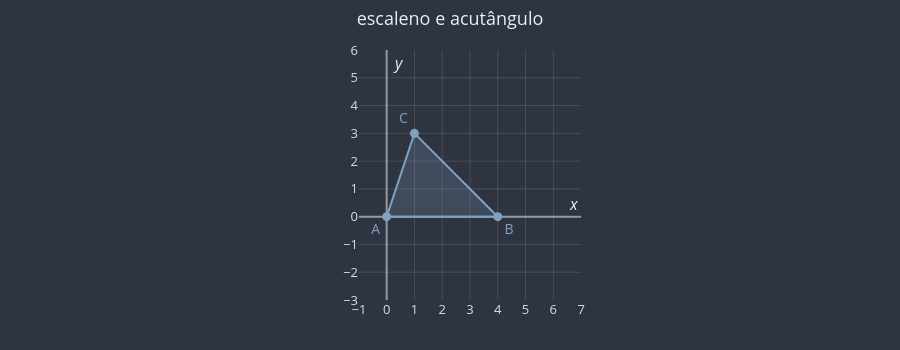
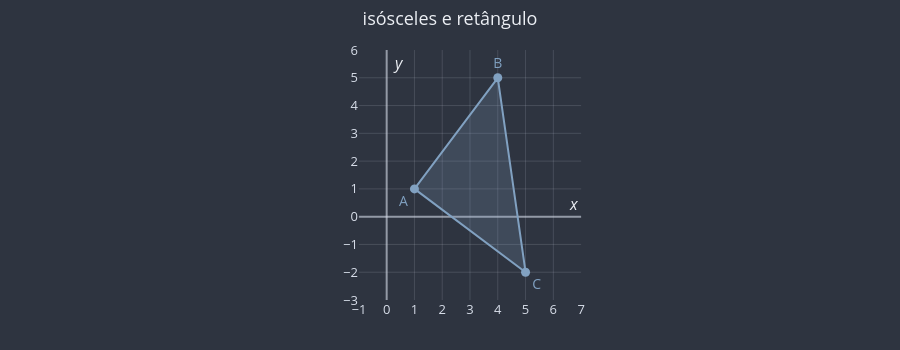
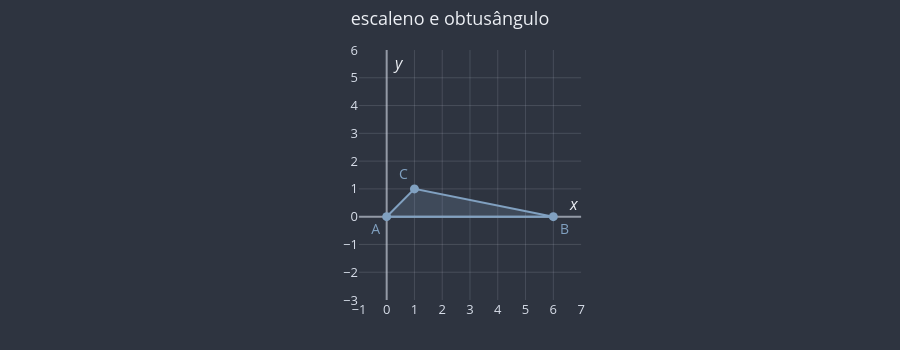

The cell these charts' notebook holds for them, in order:
### Markdown cell above
## 2. O que dá para fazer com a distância

### 2.1 Classificar um triângulo sem olhar para ele

No módulo 04 você aprendeu a classificar triângulos (📎 [`0404a_triangulos_conceito_elementos_e_classificacao.ipynb`](../04_geometria_plana/0404a_triangulos_conceito_elementos_e_classificacao.ipynb) e [`0416a_triangulos_retangulos.ipynb`](../04_geometria_plana/0416a_triangulos_retangulos.ipynb)):
- **pelos lados:** equilátero, isósceles ou escaleno;
- **pelos ângulos**, usando a recíproca de Pitágoras: chamando de $a$ o **maior** lado,
  - $a^2 = b^2 + c^2$ → retângulo;
  - $a^2 < b^2 + c^2$ → acutângulo;
  - $a^2 > b^2 + c^2$ → obtusângulo.

A novidade: com a fórmula da distância, basta conhecer as **coordenadas dos vértices**. O computador classifica o triângulo sem "ver" o desenho.

> 💡 **Dica.** Para comparar lados e aplicar a recíproca de Pitágoras, você nem precisa tirar a raiz: trabalhe direto com os **quadrados** das distâncias. Além de dar menos trabalho, isso evita erros de arredondamento.

### Code cell
def distancia_ao_quadrado(A: Ponto, B: Ponto) -> float:
    """O quadrado da distância entre A e B (a conta da distância, sem a raiz)."""
    xA, yA = A
    xB, yB = B
    return (xB - xA)**2 + (yB - yA)**2


def classificar_triangulo(A: Ponto, B: Ponto, C: Ponto) -> str:
    """Classifica o triângulo ABC pelos lados e pelos ângulos, só com as coordenadas.

    Atenção: a função supõe que A, B e C não estão alinhados. Detectar pontos
    alinhados com uma conta é assunto do notebook 02.
    """
    # Os quadrados dos três lados, do menor para o maior
    q1, q2, q3 = sorted([
        distancia_ao_quadrado(A, B),
        distancia_ao_quadrado(B, C),
        distancia_ao_quadrado(C, A),
    ])

    # Pelos lados: lados iguais têm quadrados iguais
    if math.isclose(q1, q3):
        lados = "equilátero"
    elif math.isclose(q1, q2) or math.isclose(q2, q3):
        lados = "isósceles"
    else:
        lados = "escaleno"

    # Pelos ângulos: recíproca de Pitágoras com o maior lado (q3 é o quadrado dele)
    if math.isclose(q3, q1 + q2):
        angulos = "retângulo"
    elif q3 < q1 + q2:
        angulos = "acutângulo"
    else:
        angulos = "obtusângulo"

    return f"{lados} e {angulos}"


TRIANGULOS = [
    ((0, 0), (4, 0), (1, 3)),
    ((1, 1), (4, 5), (5, -2)),
    ((0, 0), (6, 0), (1, 1)),
]

for A, B, C in TRIANGULOS:
    quadrados = sorted([distancia_ao_quadrado(A, B), distancia_ao_quadrado(B, C),
                        distancia_ao_quadrado(C, A)])
    classificacao = classificar_triangulo(A, B, C)
    print(f"A = {A}, B = {B}, C = {C}: quadrados dos lados {quadrados} → {classificacao}")

    fig = uga.criar_plano_cartesiano(
        titulo=classificacao, x_min=-1, x_max=7, y_min=-3, y_max=6, altura=350
    )
    fig = uga.desenhar_poligono(fig, [A, B, C], rotulos=["A", "B", "C"])
    uga.mostrar(fig)

### Figure 1 — Plotly figure (JSON) as saved in the notebook; plotly's stock layout.template omitted (floating-point values rounded to 4 significant figures)
{"data": [{"fill": "toself", "fillcolor": "rgba(129, 161, 193, 0.2)", "hoverinfo": "skip", "line": {"color": "#81A1C1", "width": 2}, "mode": "lines", "showlegend": false, "type": "scatter", "x": [0, 4, 1, 0], "y": [0, 0, 3, 0]}, {"cliponaxis": false, "hovertemplate": "A(0, 0)<extra></extra>", "marker": {"color": "#81A1C1", "size": 9}, "mode": "markers+text", "showlegend": false, "text": ["A"], "textfont": {"color": "#81A1C1", "size": 14}, "textposition": "bottom left", "type": "scatter", "x": [0], "y": [0]}, {"cliponaxis": false, "hovertemplate": "B(4, 0)<extra></extra>", "marker": {"color": "#81A1C1", "size": 9}, "mode": "markers+text", "showlegend": false, "text": ["B"], "textfont": {"color": "#81A1C1", "size": 14}, "textposition": "bottom right", "type": "scatter", "x": [4], "y": [0]}, {"cliponaxis": false, "hovertemplate": "C(1, 3)<extra></extra>", "marker": {"color": "#81A1C1", "size": 9}, "mode": "markers+text", "showlegend": false, "text": ["C"], "textfont": {"color": "#81A1C1", "size": 14}, "textposition": "top left", "type": "scatter", "x": [1], "y": [3]}], "layout": {"annotations": [{"font": {"color": "#ECEFF4", "size": 16}, "showarrow": false, "text": "<i>x</i>", "x": 7, "xanchor": "right", "y": 0, "yanchor": "bottom"}, {"font": {"color": "#ECEFF4", "size": 16}, "showarrow": false, "text": "<i>y</i>", "x": 0, "xanchor": "left", "xshift": 4, "y": 6, "yanchor": "top"}], "font": {"color": "#ECEFF4", "size": 13}, "height": 350, "hoverlabel": {"bgcolor": "#3B4252", "font": {"color": "#ECEFF4"}}, "hovermode": "closest", "margin": {"b": 50, "l": 60, "r": 20, "t": 50}, "paper_bgcolor": "#2E3440", "plot_bgcolor": "#2E3440", "showlegend": false, "title": {"text": "escaleno e acutângulo", "x": 0.5}, "xaxis": {"color": "#D8DEE9", "constrain": "domain", "dtick": 1, "gridcolor": "rgba(216, 222, 233, 0.15)", "range": [-1, 7], "showgrid": true, "zeroline": true, "zerolinecolor": "rgba(216, 222, 233, 0.6)", "zerolinewidth": 2}, "yaxis": {"color": "#D8DEE9", "constrain": "domain", "dtick": 1, "gridcolor": "rgba(216, 222, 233, 0.15)", "range": [-3, 6], "scaleanchor": "x", "scaleratio": 1, "showgrid": true, "zeroline": true, "zerolinecolor": "rgba(216, 222, 233, 0.6)", "zerolinewidth": 2}}}

### Figure 2 — Plotly figure (JSON) as saved in the notebook; plotly's stock layout.template omitted (floating-point values rounded to 4 significant figures)
{"data": [{"fill": "toself", "fillcolor": "rgba(129, 161, 193, 0.2)", "hoverinfo": "skip", "line": {"color": "#81A1C1", "width": 2}, "mode": "lines", "showlegend": false, "type": "scatter", "x": [1, 4, 5, 1], "y": [1, 5, -2, 1]}, {"cliponaxis": false, "hovertemplate": "A(1, 1)<extra></extra>", "marker": {"color": "#81A1C1", "size": 9}, "mode": "markers+text", "showlegend": false, "text": ["A"], "textfont": {"color": "#81A1C1", "size": 14}, "textposition": "bottom left", "type": "scatter", "x": [1], "y": [1]}, {"cliponaxis": false, "hovertemplate": "B(4, 5)<extra></extra>", "marker": {"color": "#81A1C1", "size": 9}, "mode": "markers+text", "showlegend": false, "text": ["B"], "textfont": {"color": "#81A1C1", "size": 14}, "textposition": "top center", "type": "scatter", "x": [4], "y": [5]}, {"cliponaxis": false, "hovertemplate": "C(5, -2)<extra></extra>", "marker": {"color": "#81A1C1", "size": 9}, "mode": "markers+text", "showlegend": false, "text": ["C"], "textfont": {"color": "#81A1C1", "size": 14}, "textposition": "bottom right", "type": "scatter", "x": [5], "y": [-2]}], "layout": {"annotations": [{"font": {"color": "#ECEFF4", "size": 16}, "showarrow": false, "text": "<i>x</i>", "x": 7, "xanchor": "right", "y": 0, "yanchor": "bottom"}, {"font": {"color": "#ECEFF4", "size": 16}, "showarrow": false, "text": "<i>y</i>", "x": 0, "xanchor": "left", "xshift": 4, "y": 6, "yanchor": "top"}], "font": {"color": "#ECEFF4", "size": 13}, "height": 350, "hoverlabel": {"bgcolor": "#3B4252", "font": {"color": "#ECEFF4"}}, "hovermode": "closest", "margin": {"b": 50, "l": 60, "r": 20, "t": 50}, "paper_bgcolor": "#2E3440", "plot_bgcolor": "#2E3440", "showlegend": false, "title": {"text": "isósceles e retângulo", "x": 0.5}, "xaxis": {"color": "#D8DEE9", "constrain": "domain", "dtick": 1, "gridcolor": "rgba(216, 222, 233, 0.15)", "range": [-1, 7], "showgrid": true, "zeroline": true, "zerolinecolor": "rgba(216, 222, 233, 0.6)", "zerolinewidth": 2}, "yaxis": {"color": "#D8DEE9", "constrain": "domain", "dtick": 1, "gridcolor": "rgba(216, 222, 233, 0.15)", "range": [-3, 6], "scaleanchor": "x", "scaleratio": 1, "showgrid": true, "zeroline": true, "zerolinecolor": "rgba(216, 222, 233, 0.6)", "zerolinewidth": 2}}}

### Figure 3 — Plotly figure (JSON) as saved in the notebook; plotly's stock layout.template omitted (floating-point values rounded to 4 significant figures)
{"data": [{"fill": "toself", "fillcolor": "rgba(129, 161, 193, 0.2)", "hoverinfo": "skip", "line": {"color": "#81A1C1", "width": 2}, "mode": "lines", "showlegend": false, "type": "scatter", "x": [0, 6, 1, 0], "y": [0, 0, 1, 0]}, {"cliponaxis": false, "hovertemplate": "A(0, 0)<extra></extra>", "marker": {"color": "#81A1C1", "size": 9}, "mode": "markers+text", "showlegend": false, "text": ["A"], "textfont": {"color": "#81A1C1", "size": 14}, "textposition": "bottom left", "type": "scatter", "x": [0], "y": [0]}, {"cliponaxis": false, "hovertemplate": "B(6, 0)<extra></extra>", "marker": {"color": "#81A1C1", "size": 9}, "mode": "markers+text", "showlegend": false, "text": ["B"], "textfont": {"color": "#81A1C1", "size": 14}, "textposition": "bottom right", "type": "scatter", "x": [6], "y": [0]}, {"cliponaxis": false, "hovertemplate": "C(1, 1)<extra></extra>", "marker": {"color": "#81A1C1", "size": 9}, "mode": "markers+text", "showlegend": false, "text": ["C"], "textfont": {"color": "#81A1C1", "size": 14}, "textposition": "top left", "type": "scatter", "x": [1], "y": [1]}], "layout": {"annotations": [{"font": {"color": "#ECEFF4", "size": 16}, "showarrow": false, "text": "<i>x</i>", "x": 7, "xanchor": "right", "y": 0, "yanchor": "bottom"}, {"font": {"color": "#ECEFF4", "size": 16}, "showarrow": false, "text": "<i>y</i>", "x": 0, "xanchor": "left", "xshift": 4, "y": 6, "yanchor": "top"}], "font": {"color": "#ECEFF4", "size": 13}, "height": 350, "hoverlabel": {"bgcolor": "#3B4252", "font": {"color": "#ECEFF4"}}, "hovermode": "closest", "margin": {"b": 50, "l": 60, "r": 20, "t": 50}, "paper_bgcolor": "#2E3440", "plot_bgcolor": "#2E3440", "showlegend": false, "title": {"text": "escaleno e obtusângulo", "x": 0.5}, "xaxis": {"color": "#D8DEE9", "constrain": "domain", "dtick": 1, "gridcolor": "rgba(216, 222, 233, 0.15)", "range": [-1, 7], "showgrid": true, "zeroline": true, "zerolinecolor": "rgba(216, 222, 233, 0.6)", "zerolinewidth": 2}, "yaxis": {"color": "#D8DEE9", "constrain": "domain", "dtick": 1, "gridcolor": "rgba(216, 222, 233, 0.15)", "range": [-3, 6], "scaleanchor": "x", "scaleratio": 1, "showgrid": true, "zeroline": true, "zerolinecolor": "rgba(216, 222, 233, 0.6)", "zerolinewidth": 2}}}
